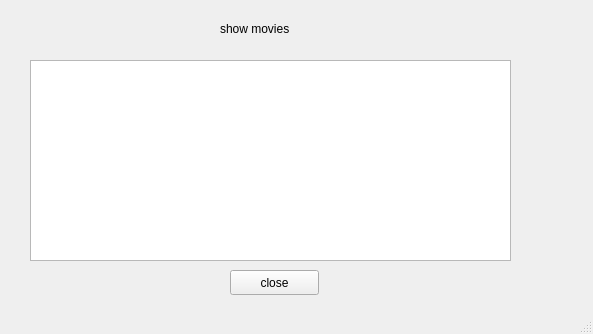
<?xml version="1.0" encoding="UTF-8"?>
<ui version="4.0">
 <class>MainWindow</class>
 <widget class="QMainWindow" name="MainWindow">
  <property name="geometry">
   <rect>
    <x>0</x>
    <y>0</y>
    <width>593</width>
    <height>334</height>
   </rect>
  </property>
  <property name="windowTitle">
   <string>MainWindow</string>
  </property>
  <widget class="QWidget" name="centralwidget">
   <widget class="QTableView" name="table_movies">
    <property name="geometry">
     <rect>
      <x>30</x>
      <y>60</y>
      <width>481</width>
      <height>201</height>
     </rect>
    </property>
   </widget>
   <widget class="QLabel" name="label_show_movies">
    <property name="geometry">
     <rect>
      <x>220</x>
      <y>20</y>
      <width>91</width>
      <height>17</height>
     </rect>
    </property>
    <property name="text">
     <string>show movies</string>
    </property>
   </widget>
   <widget class="QPushButton" name="pushButton">
    <property name="geometry">
     <rect>
      <x>230</x>
      <y>270</y>
      <width>89</width>
      <height>25</height>
     </rect>
    </property>
    <property name="text">
     <string>close</string>
    </property>
   </widget>
  </widget>
  <widget class="QStatusBar" name="statusbar"/>
 </widget>
 <resources/>
 <connections/>
</ui>
